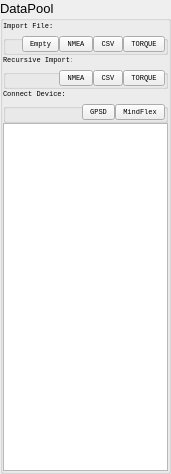
<?xml version="1.0" encoding="UTF-8"?>
<ui version="4.0">
 <class>vpDataPoolWidget</class>
 <widget class="QGroupBox" name="vpDataPoolWidget">
  <property name="geometry">
   <rect>
    <x>0</x>
    <y>0</y>
    <width>171</width>
    <height>474</height>
   </rect>
  </property>
  <property name="font">
   <font>
    <pointsize>10</pointsize>
   </font>
  </property>
  <property name="windowTitle">
   <string>GroupBox</string>
  </property>
  <property name="title">
   <string>DataPool</string>
  </property>
  <property name="flat">
   <bool>false</bool>
  </property>
  <layout class="QVBoxLayout" name="verticalLayout">
   <property name="spacing">
    <number>0</number>
   </property>
   <property name="leftMargin">
    <number>0</number>
   </property>
   <property name="topMargin">
    <number>0</number>
   </property>
   <property name="rightMargin">
    <number>0</number>
   </property>
   <property name="bottomMargin">
    <number>0</number>
   </property>
   <item>
    <widget class="QGroupBox" name="groupBox">
     <property name="font">
      <font>
       <family>Monospace</family>
       <pointsize>5</pointsize>
       <kerning>true</kerning>
      </font>
     </property>
     <property name="title">
      <string>Import File:</string>
     </property>
     <layout class="QHBoxLayout" name="horizontalLayout">
      <property name="spacing">
       <number>0</number>
      </property>
      <property name="leftMargin">
       <number>0</number>
      </property>
      <property name="topMargin">
       <number>0</number>
      </property>
      <property name="rightMargin">
       <number>0</number>
      </property>
      <property name="bottomMargin">
       <number>0</number>
      </property>
      <item>
       <spacer name="horizontalSpacer">
        <property name="orientation">
         <enum>Qt::Horizontal</enum>
        </property>
        <property name="sizeHint" stdset="0">
         <size>
          <width>12</width>
          <height>5</height>
         </size>
        </property>
       </spacer>
      </item>
      <item>
       <widget class="QToolButton" name="btn_addDataSet">
        <property name="font">
         <font>
          <pointsize>5</pointsize>
         </font>
        </property>
        <property name="text">
         <string>Empty</string>
        </property>
       </widget>
      </item>
      <item>
       <widget class="QToolButton" name="btn_importNMEA">
        <property name="font">
         <font>
          <pointsize>5</pointsize>
         </font>
        </property>
        <property name="text">
         <string>NMEA</string>
        </property>
       </widget>
      </item>
      <item>
       <widget class="QToolButton" name="btn_importCSV">
        <property name="font">
         <font>
          <pointsize>5</pointsize>
         </font>
        </property>
        <property name="text">
         <string>CSV</string>
        </property>
       </widget>
      </item>
      <item>
       <widget class="QToolButton" name="btn_importTorque">
        <property name="font">
         <font>
          <pointsize>5</pointsize>
         </font>
        </property>
        <property name="text">
         <string>TORQUE</string>
        </property>
       </widget>
      </item>
     </layout>
    </widget>
   </item>
   <item>
    <widget class="QGroupBox" name="groupBox_2">
     <property name="font">
      <font>
       <family>Monospace</family>
       <pointsize>5</pointsize>
      </font>
     </property>
     <property name="title">
      <string>Recursive Import:</string>
     </property>
     <layout class="QHBoxLayout" name="horizontalLayout_3">
      <property name="spacing">
       <number>0</number>
      </property>
      <property name="leftMargin">
       <number>0</number>
      </property>
      <property name="topMargin">
       <number>0</number>
      </property>
      <property name="rightMargin">
       <number>0</number>
      </property>
      <property name="bottomMargin">
       <number>0</number>
      </property>
      <item>
       <spacer name="horizontalSpacer_2">
        <property name="orientation">
         <enum>Qt::Horizontal</enum>
        </property>
        <property name="sizeHint" stdset="0">
         <size>
          <width>91</width>
          <height>5</height>
         </size>
        </property>
       </spacer>
      </item>
      <item>
       <widget class="QToolButton" name="btn_recursiveImportNMEA">
        <property name="font">
         <font>
          <pointsize>5</pointsize>
         </font>
        </property>
        <property name="text">
         <string>NMEA</string>
        </property>
       </widget>
      </item>
      <item>
       <widget class="QToolButton" name="btn_recursiveImportCSV_2">
        <property name="font">
         <font>
          <pointsize>5</pointsize>
         </font>
        </property>
        <property name="text">
         <string>CSV</string>
        </property>
       </widget>
      </item>
      <item>
       <widget class="QToolButton" name="btn_recursiveImportTorque_2">
        <property name="font">
         <font>
          <pointsize>5</pointsize>
         </font>
        </property>
        <property name="text">
         <string>TORQUE</string>
        </property>
       </widget>
      </item>
     </layout>
    </widget>
   </item>
   <item>
    <widget class="QGroupBox" name="groupBox_3">
     <property name="font">
      <font>
       <family>Monospace</family>
       <pointsize>5</pointsize>
      </font>
     </property>
     <property name="title">
      <string>Connect Device:</string>
     </property>
     <layout class="QHBoxLayout" name="horizontalLayout_2">
      <property name="spacing">
       <number>0</number>
      </property>
      <property name="leftMargin">
       <number>0</number>
      </property>
      <property name="topMargin">
       <number>0</number>
      </property>
      <property name="rightMargin">
       <number>0</number>
      </property>
      <property name="bottomMargin">
       <number>0</number>
      </property>
      <item>
       <spacer name="horizontalSpacer_3">
        <property name="orientation">
         <enum>Qt::Horizontal</enum>
        </property>
        <property name="sizeHint" stdset="0">
         <size>
          <width>40</width>
          <height>5</height>
         </size>
        </property>
       </spacer>
      </item>
      <item>
       <widget class="QToolButton" name="btn_connectGpsd">
        <property name="font">
         <font>
          <pointsize>5</pointsize>
         </font>
        </property>
        <property name="text">
         <string>GPSD</string>
        </property>
       </widget>
      </item>
      <item>
       <widget class="QToolButton" name="btn_connectMF">
        <property name="font">
         <font>
          <pointsize>5</pointsize>
         </font>
        </property>
        <property name="text">
         <string>MindFlex</string>
        </property>
       </widget>
      </item>
     </layout>
    </widget>
   </item>
   <item>
    <widget class="QListWidget" name="list_dataSets"/>
   </item>
  </layout>
 </widget>
 <resources/>
 <connections/>
</ui>
